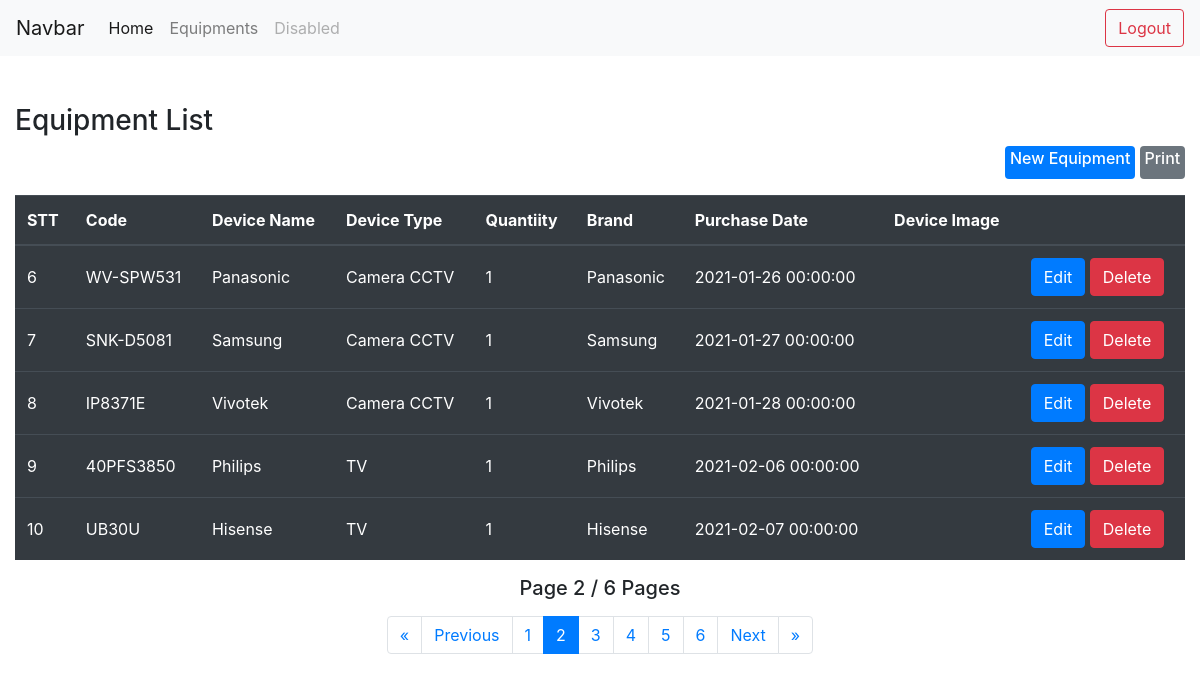
Page /views/EquipmentList.php?page=2 on the committed database.
### tables this page shows
CREATE TABLE `equipment` (
`ID` INT(11) NOT NULL AUTO_INCREMENT,
`code` varchar(50) NOT NULL,
`device_name` varchar(50) NOT NULL,
`device_type` varchar(50) NOT NULL,
`quantity` int DEFAULT 0,
`brand` varchar(30) DEFAULT NULL,
`device_image` varchar(50) DEFAULT NULL,
`purchase_date` timestamp NOT NULL DEFAULT current_timestamp(),
`createdAt` timestamp NOT NULL DEFAULT current_timestamp(),
`updatedAt` timestamp NOT NULL DEFAULT current_timestamp() ON UPDATE current_timestamp(),
`deletedAt` timestamp NULL DEFAULT NULL,

PRIMARY KEY (`ID`),
UNIQUE KEY `UQ_Equipment_code` (`code`)
);

### views/EquipmentList.php (the view, shortened to what this page needs)
<!DOCTYPE html>
<html lang="en">
<head>
    <?php include "layouts/Head.php" ?>
</head>
<body>
    <?php require_once "../connectDB.php"; ?>
    <?php
        $query = "SELECT COUNT(*) FROM equipment";
        $result_total_page = mysqli_query($connectDB, $query);
        $totalItem = mysqli_fetch_row($result_total_page)[0];
    ?>
    <?php
        $currentPage = isset($_GET["page"]) ? $_GET["page"] : 1 ;
        $itemPerPage = 5;
        $skip = ($currentPage * $itemPerPage) - $itemPerPage;
        $totalPage = ceil($totalItem / $itemPerPage);
    ?>
    <?php include "layouts/Header.php" ?>
    <div class="container">
        <h3>Equipment List</h3>
        <div class="text-right mb-3">
            <a href="/views/NewEquipmentForm.php" class="badge badge-primary"><h6>New Equipment</h6></a>
            <a href="#" class="badge badge-secondary"><h6>Print</h6></a>
        </div>
        <table class="table table-dark table-hover">
            <thead>
                <tr>
                    <th>STT</th>
                    <th>Code</th>
                    <th>Device Name</th>
                    <th>Device Type</th>
                    <th>Quantiity</th>
                    <th>Brand</th>
                    <th>Purchase Date</th>
                    <th>Device Image</th>
                    <th></th>
                </tr>
            </thead>
            <tbody>
                <?php
                    $query_select = "SELECT * FROM equipment LIMIT " . $itemPerPage . " OFFSET " . $skip;
                    $result = mysqli_query($connectDB, $query_select);
                    if(mysqli_num_rows($result) > 0){
                        while($row = mysqli_fetch_assoc($result)){
                ?>
                            <tr>
                                <td class="align-middle"><?php echo $row["ID"]; ?></td>
                                <td class="align-middle"><?php echo $row["code"]; ?></td>
                                <td class="align-middle"><?php echo $row["device_name"]; ?></td>
                                <td class="align-middle"><?php echo $row["device_type"]; ?></td>
                                <td class="align-middle"><?php echo $row["quantity"]; ?></td>
                                <td class="align-middle"><?php echo $row["brand"]; ?></td>
                                <td class="align-middle"><?php echo $row["purchase_date"]; ?></td>
                                <td>
                                </td>
                                <td class="align-middle">
                                    <a href="UpdateEquipmentForm.php?id=<?php echo $row["ID"]; ?>" class="btn btn-primary" role="button">Edit</a>
                                    <a href="#" data-toggle="modal" data-target="#delete_modal" id="<?php echo $row["ID"]; ?>" class="btn btn-danger btn_delete" role="button">Delete</a>
                                </td>
                            </tr>
                <?php
                        }
                    }
                ?>
            </tbody>
        </table>
        <div>
            <h5 class="text-center mb-3">Page <?php echo $currentPage?> / <?php echo $totalPage ?> Pages</h5>
        </div>
        <nav aria-label="Pagingnation">
            <ul class="pagination justify-content-center">
                <li class="page-item <?php echo $currentPage == 1 ? "disabled" :"" ?>">
                    <a class="page-link" href="/views/EquipmentList.php">
                        <span aria-hidden="true">&laquo;</span>
                    </a>
                </li>
                <li class="page-item <?php echo $currentPage == 1 ? "disabled" :"" ?>">
                    <a class="page-link" href="/views/EquipmentList.php?page=<?php echo $currentPage - 1 ?>" tabindex="-1">Previous</a>
                </li>
                <?php
                    $end = $currentPage > 3 ? $currentPage + 2 : $totalPage;
                    for($page = $currentPage > 3 ? $currentPage - 2 : 1; $page <= $end && $page <= $totalPage; $page++){
                ?>
                        <li class="page-item <?php echo $page == $currentPage ? 'active' : '' ?> "><a class='page-link' href="/views/EquipmentList.php?page=<?php echo $page?>"><?php echo $page?></a></li>
                <?php
                    }
                ?>
                <li class="page-item <?php echo $totalPage == $currentPage ? "disabled" : "" ?>">
                    <a class="page-link" href="/views/EquipmentList.php?page=<?php echo $currentPage + 1 ?>">Next</a>
                </li>
                <li class="page-item <?php echo $totalPage == $currentPage ? "disabled" : "" ?>">
                    <a class="page-link" href="/views/EquipmentList.php?page=<?php echo $totalPage?>">
                        <span aria-hidden="true">&raquo;</span>
                    </a>
                </li>
            </ul>
        </nav>
    </div>
</body>
</html>

### views/EquipmentList.php (style rules this page uses)
.container { margin-top: 3rem; max-width: 80rem; }

### rows in the picture
equipment: ID "6", code "WV-SPW531", device_name "Panasonic", device_type "Camera CCTV", quantity "1", brand "Panasonic", purchase_date "2021-01-26 00:00:00"
equipment: ID "7", code "SNK-D5081", device_name "Samsung", device_type "Camera CCTV", quantity "1", brand "Samsung", purchase_date "2021-01-27 00:00:00"
equipment: ID "8", code "IP8371E", device_name "Vivotek", device_type "Camera CCTV", quantity "1", brand "Vivotek", purchase_date "2021-01-28 00:00:00"
equipment: ID "9", code "40PFS3850", device_name "Philips", device_type "TV", quantity "1", brand "Philips", purchase_date "2021-02-06 00:00:00"
equipment: ID "10", code "UB30U", device_name "Hisense", device_type "TV", quantity "1", brand "Hisense", purchase_date "2021-02-07 00:00:00"

### other values in the picture
$currentPage "2"
$totalPage "6"
